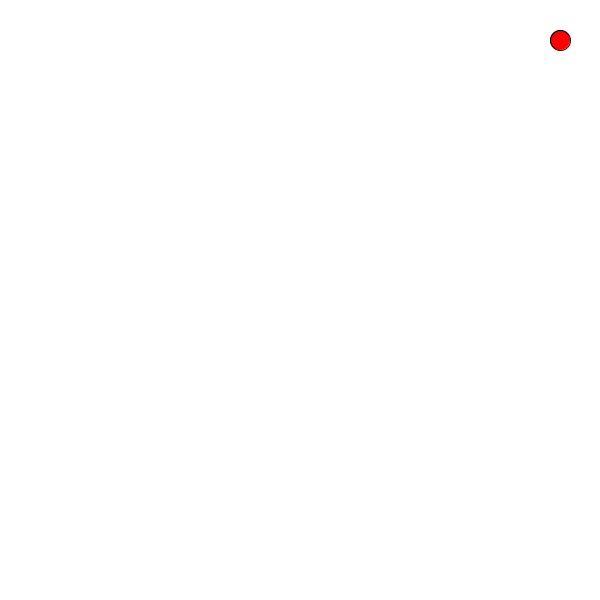
Frame 1 (no input)
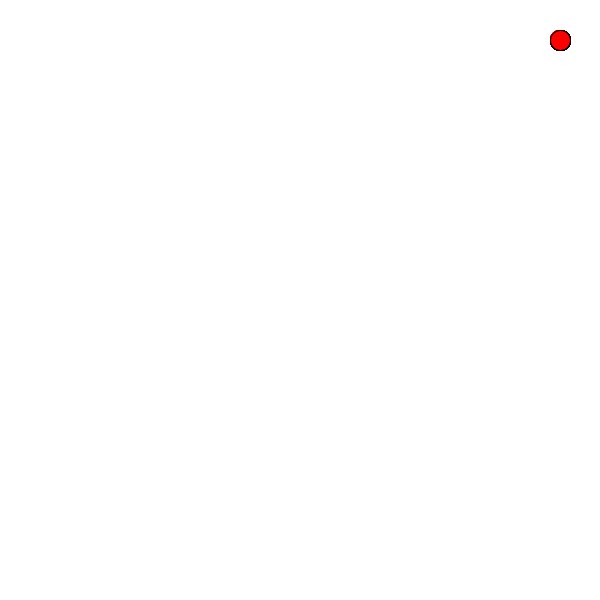
Frame 60 (the mouse pressed at the canvas centre just before this capture)
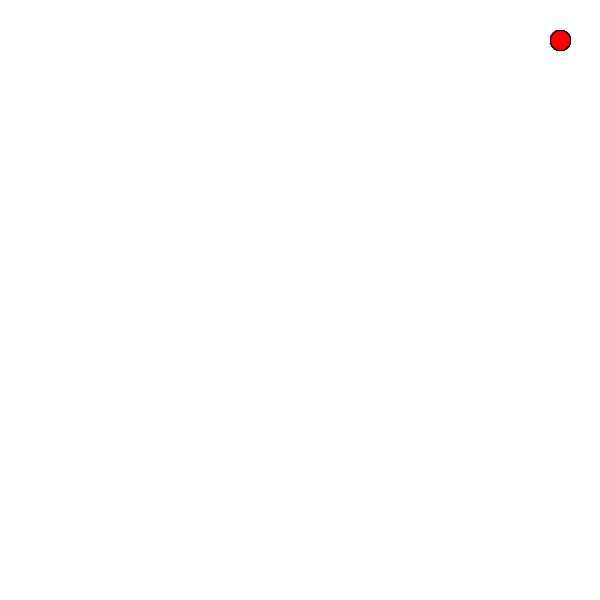
Frame 120 (the mouse held since frame 60 and released just before this capture)

The Processing sketch that drew these frames (run headless with seeded random() and noise(); from frame 60 on, the mouse is pressed at the canvas centre):

// Processing sketch: sketch_211228a
// ── sketch_211228a.pde
int pen = 0 ;


void setup() {
  size(600, 600);
  background(255,255,255);
}

void mousePressed() {
  if (mouseButton == RIGHT) {
    pen = pen +  1;
  }
  
  if (pen > 3) {
    pen = 0;
  }
  

}

void mouseDragged(){
  if (pen == 0){
    stroke(255,0,0);
  }
  
  else if (pen == 1){
    stroke(0,255,255);
  }
  
  else if (pen == 2){
    stroke(0,0,0);
  }
  
  strokeWeight(20);
  line(pmouseX,pmouseY,mouseX,mouseY);
  line(600-pmouseX,pmouseY,600-mouseX,mouseY);

}

void draw(){
    if(pen == 0){
    fill(255,0,0);
  }
  else if(pen == 1){
    fill(0,255,255);
  }
  else if(pen == 2){
    fill(0,0,0);
  }
  
  
  stroke(0,0,0);
  strokeWeight(1);  
  ellipse(width-40,40,20,20);
  
}
